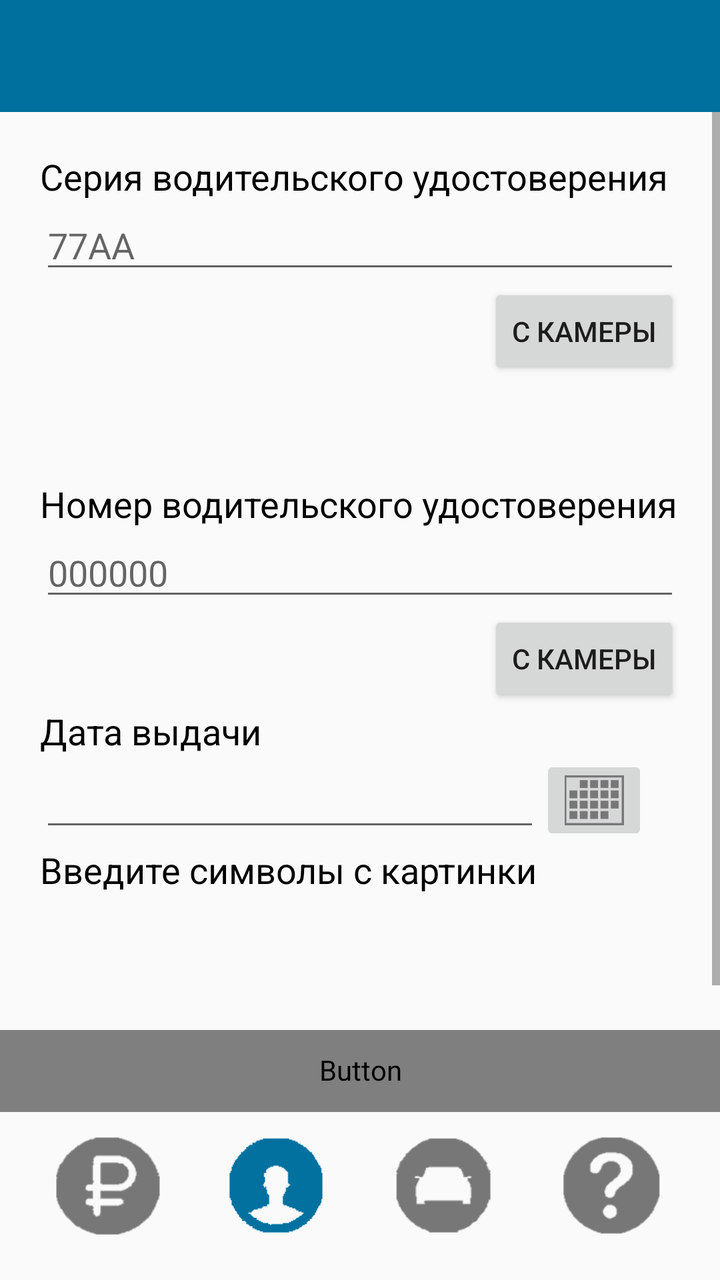
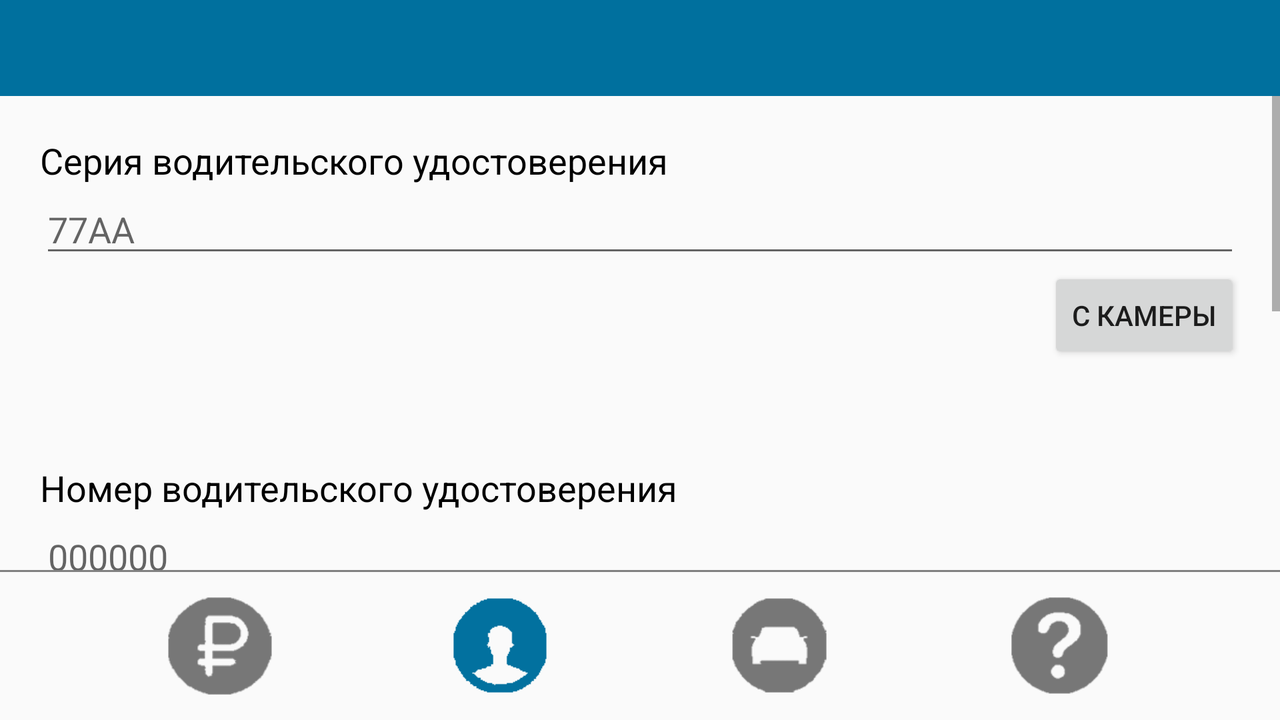

Compare how this app lays out the same screen by default and in its alternative resource folder. The renders come first, then the two layout files and the values they reference.
<!-- AndroidManifest.xml: application theme AppTheme -->
<!-- res/layout/activity_driver.xml -->
<?xml version="1.0" encoding="utf-8"?>
<RelativeLayout xmlns:android="http://schemas.android.com/apk/res/android"
    xmlns:tools="http://schemas.android.com/tools"
    android:id="@+id/driver_activity"
    android:layout_width="match_parent"
    android:layout_height="match_parent"
    android:orientation="vertical"
    tools:context="ru.android_studio.gibdd_servis.MainActivity">

    <include layout="@layout/toolbar" />

    <ScrollView
        android:id="@+id/scrollView2"
        android:layout_width="match_parent"
        android:layout_height="match_parent"
        android:layout_above="@+id/NavigationLinearLayout"
        android:layout_alignParentStart="true"
        android:layout_below="@+id/toolbar"
        android:scrollIndicators="right">

        <LinearLayout
            android:id="@+id/menuLinearLayout"
            android:layout_width="match_parent"
            android:layout_height="wrap_content"
            android:layout_below="@+id/toolbar"
            android:layout_margin="20dp"
            android:orientation="vertical">

            <TextView
                android:id="@+id/series_license_text_view"
                android:layout_width="match_parent"
                android:layout_height="wrap_content"
                android:text="Серия водительского удостоверения"
                android:textColor="@color/black"
                android:textSize="18sp" />

            <EditText
                android:id="@+id/series_license_edit_text"
                android:layout_width="match_parent"
                android:layout_height="wrap_content"
                android:hint="77AA"
                android:maxLength="4"
                android:maxLines="1" />

            <Button
                android:id="@+id/recognize_series_camera"
                android:layout_width="wrap_content"
                android:layout_height="wrap_content"
                android:layout_gravity="right"
                android:text="С камеры" />

            <ImageView
                android:id="@+id/result_camera"
                android:layout_width="50dp"
                android:layout_height="50dp" />

            <TextView
                android:id="@+id/number_license_text_view"
                android:layout_width="match_parent"
                android:layout_height="wrap_content"
                android:text="Номер водительского удостоверения"
                android:textColor="@color/black"
                android:textSize="18sp" />

            <EditText
                android:id="@+id/number_license_edit_text"
                android:layout_width="match_parent"
                android:layout_height="wrap_content"
                android:hint="000000"
                android:inputType="number"
                android:maxLength="6"
                android:maxLines="1" />

            <Button
                android:id="@+id/recognize_number_camera"
                android:layout_width="wrap_content"
                android:layout_height="wrap_content"
                android:layout_gravity="right"
                android:text="С камеры" />

            <TextView
                android:id="@+id/DateOfIssueTextView"
                android:layout_width="match_parent"
                android:layout_height="wrap_content"
                android:text="Дата выдачи"
                android:textColor="@color/black"
                android:textSize="18sp" />

            <LinearLayout
                android:id="@+id/DateOfIssueLinearLayout"
                android:layout_width="match_parent"
                android:layout_height="wrap_content"
                android:layout_gravity="center"
                android:orientation="horizontal">

                <EditText
                    android:id="@+id/date_of_issue_edit_text"
                    android:layout_width="250dp"
                    android:layout_height="wrap_content"
                    android:layout_gravity="center"
                    android:gravity="center"
                    android:maxLength="10"
                    android:maxLines="1"></EditText>

                <ImageButton
                    android:id="@+id/calendar"
                    android:layout_width="54dp"
                    android:layout_height="45dp"
                    android:cropToPadding="true"
                    android:scaleType="centerInside"
                    android:src="@drawable/calendar" />
            </LinearLayout>

            <TextView
                android:id="@+id/CuptureTextView"
                android:layout_width="match_parent"
                android:layout_height="wrap_content"
                android:text="Введите символы с картинки"
                android:textColor="@color/black"
                android:textSize="18sp" />

            <ImageView
                android:id="@+id/captcha_image_view"
                android:layout_width="182dp"
                android:layout_height="50dp" />

            <EditText
                android:id="@+id/captcha_edit_text"
                android:layout_width="match_parent"
                android:layout_height="wrap_content"
                android:inputType="number"
                android:maxLength="5"
                android:maxLines="1" />
        </LinearLayout>

    </ScrollView>

    <LinearLayout
        android:id="@+id/NavigationLinearLayout"
        android:layout_width="match_parent"
        android:layout_height="125dp"
        android:layout_alignParentBottom="true"
        android:orientation="vertical">

        <Button
            android:id="@+id/check_button"
            android:layout_width="match_parent"
            android:layout_height="40dp"
            android:background="@drawable/check_btn_shadow"
            android:text="@string/btn_check"
            android:textColor="@drawable/text_button" />

        <View
            android:id="@+id/bottom_menu_border"
            android:layout_width="match_parent"
            android:layout_height="1dp"
            android:background="@color/bottom_menu_border" />

        <LinearLayout
            android:layout_width="match_parent"
            android:layout_height="74dp"
            android:orientation="horizontal">

            <View
                android:layout_width="0dp"
                android:layout_height="1dp"
                android:layout_weight="1"></View>

            <ImageButton
                android:id="@+id/menu_fine_btn"
                android:layout_width="60dp"
                android:layout_height="match_parent"
                android:adjustViewBounds="true"
                android:background="@android:color/transparent"
                android:scaleType="centerInside"
                android:src="@drawable/menu_fine_off" />

            <View
                android:layout_width="0dp"
                android:layout_height="1dp"
                android:layout_weight="1"></View>

            <ImageButton
                android:id="@+id/menu_driver_btn"
                android:layout_width="60dp"
                android:layout_height="match_parent"
                android:adjustViewBounds="true"
                android:background="@android:color/transparent"
                android:scaleType="centerInside"
                android:src="@drawable/menu_driver_on" />

            <View
                android:layout_width="0dp"
                android:layout_height="1dp"
                android:layout_weight="1"></View>

            <ImageButton
                android:id="@+id/menu_car_btn"
                android:layout_width="60dp"
                android:layout_height="match_parent"
                android:adjustViewBounds="true"
                android:background="@android:color/transparent"
                android:scaleType="centerInside"
                android:src="@drawable/menu_auto_off" />

            <View
                android:layout_width="0dp"
                android:layout_height="1dp"
                android:layout_weight="1"></View>

            <ImageButton
                android:id="@+id/menu_question_btn"
                android:layout_width="60dp"
                android:layout_height="match_parent"
                android:adjustViewBounds="true"
                android:background="@android:color/transparent"
                android:scaleType="centerInside"
                android:src="@drawable/menu_question_off" />

            <View
                android:layout_width="0dp"
                android:layout_height="1dp"
                android:layout_weight="1"></View>

        </LinearLayout>
    </LinearLayout>
</RelativeLayout>
<!-- res/layout/toolbar.xml (included above) -->
<?xml version="1.0" encoding="utf-8"?>
<android.support.v7.widget.Toolbar xmlns:android="http://schemas.android.com/apk/res/android"
    xmlns:app="http://schemas.android.com/apk/res-auto"
    android:id="@+id/toolbar"
    android:layout_width="match_parent"
    android:layout_height="?android:actionBarSize"
    android:background="@color/toolbarBackground"
    app:popupTheme="@style/ThemeOverlay.AppCompat.Light"
    app:theme="@style/ThemeOverlay.AppCompat.Dark.ActionBar"
    app:titleTextColor="@color/toolbarText" />
<!-- resources referenced by this layout -->
<resources>
  <color name="black">#000</color>
  <color name="bottom_menu_border">#818181</color>
  <color name="toolbarBackground">#00709e</color>
  <color name="toolbarText">#ffffff</color>
  <!-- drawable calendar: png bitmap (drawable, 5459 bytes) -->
  <!-- drawable check_btn_shadow: png bitmap (drawable, 19913 bytes) -->
  <!-- drawable menu_auto_off: png bitmap (drawable, 17218 bytes) -->
  <!-- drawable menu_driver_on: png bitmap (drawable, 16023 bytes) -->
  <!-- drawable menu_fine_off: png bitmap (drawable, 17791 bytes) -->
  <!-- drawable menu_question_off: png bitmap (drawable, 16814 bytes) -->
  <string name="btn_check">Проверить</string>
  <style name="AppTheme" parent="Theme.AppCompat.Light.NoActionBar">
          
          <item name="colorPrimary">@color/colorPrimary</item>
          <item name="colorPrimaryDark">@color/colorPrimaryDark</item>
          <item name="colorAccent">@color/colorAccent</item>
      </style>
  <color name="colorPrimary">#3F51B5</color>
  <color name="colorPrimaryDark">#303F9F</color>
  <color name="colorAccent">#00709e</color>
</resources>
<!-- res/layout-land/activity_driver.xml (the author's variant of the layout above) -->
<!-- drawn on the phone turned sideways -->
<?xml version="1.0" encoding="utf-8"?>
<RelativeLayout xmlns:android="http://schemas.android.com/apk/res/android"
    xmlns:tools="http://schemas.android.com/tools"
    android:id="@+id/driver_activity"
    android:layout_width="match_parent"
    android:layout_height="match_parent"
    android:orientation="vertical"
    tools:context="ru.android_studio.gibdd_servis.MainActivity">

    <include layout="@layout/toolbar" />

    <ScrollView
        android:id="@+id/scrollView2"
        android:layout_width="match_parent"
        android:layout_height="match_parent"
        android:layout_above="@+id/NavigationLinearLayout"
        android:layout_alignParentStart="true"
        android:layout_below="@+id/toolbar"
        android:scrollIndicators="right">

        <LinearLayout
            android:id="@+id/menuLinearLayout"
            android:layout_width="match_parent"
            android:layout_height="wrap_content"
            android:layout_below="@+id/toolbar"
            android:layout_margin="20dp"
            android:orientation="vertical">

            <TextView
                android:id="@+id/series_license_text_view"
                android:layout_width="match_parent"
                android:layout_height="wrap_content"
                android:text="Серия водительского удостоверения"
                android:textColor="@color/black"
                android:textSize="18sp" />

            <EditText
                android:id="@+id/series_license_edit_text"
                android:layout_width="match_parent"
                android:layout_height="wrap_content"
                android:hint="77AA"
                android:maxLength="4"
                android:maxLines="1" />

            <Button
                android:id="@+id/recognize_series_camera"
                android:layout_width="wrap_content"
                android:layout_height="wrap_content"
                android:layout_gravity="right"
                android:text="С камеры" />

            <ImageView
                android:id="@+id/result_camera"
                android:layout_width="50dp"
                android:layout_height="50dp" />

            <TextView
                android:id="@+id/number_license_text_view"
                android:layout_width="match_parent"
                android:layout_height="wrap_content"
                android:text="Номер водительского удостоверения"
                android:textColor="@color/black"
                android:textSize="18sp" />

            <EditText
                android:id="@+id/number_license_edit_text"
                android:layout_width="match_parent"
                android:layout_height="wrap_content"
                android:hint="000000"
                android:inputType="number"
                android:maxLength="6"
                android:maxLines="1" />

            <Button
                android:id="@+id/recognize_number_camera"
                android:layout_width="wrap_content"
                android:layout_height="wrap_content"
                android:layout_gravity="right"
                android:text="С камеры" />

            <TextView
                android:id="@+id/DateOfIssueTextView"
                android:layout_width="match_parent"
                android:layout_height="wrap_content"
                android:text="Дата выдачи"
                android:textColor="@color/black"
                android:textSize="18sp" />

            <LinearLayout
                android:id="@+id/DateOfIssueLinearLayout"
                android:layout_width="match_parent"
                android:layout_height="wrap_content"
                android:layout_gravity="center"
                android:orientation="horizontal">

                <EditText
                    android:id="@+id/date_of_issue_edit_text"
                    android:layout_width="250dp"
                    android:layout_height="wrap_content"
                    android:layout_gravity="center"
                    android:gravity="center"
                    android:maxLength="10"
                    android:maxLines="1"></EditText>

                <ImageButton
                    android:id="@+id/calendar"
                    android:layout_width="54dp"
                    android:layout_height="45dp"
                    android:cropToPadding="true"
                    android:scaleType="centerInside"
                    android:src="@drawable/calendar" />
            </LinearLayout>

            <TextView
                android:id="@+id/CuptureTextView"
                android:layout_width="match_parent"
                android:layout_height="wrap_content"
                android:text="Введите символы с картинки"
                android:textColor="@color/black"
                android:textSize="18sp" />

            <ImageView
                android:id="@+id/captcha_image_view"
                android:layout_width="182dp"
                android:layout_height="50dp" />

            <EditText
                android:id="@+id/captcha_edit_text"
                android:layout_width="match_parent"
                android:layout_height="wrap_content"
                android:inputType="number"
                android:maxLength="5"
                android:maxLines="1" />

            <Button
                android:id="@+id/check_button"
                android:layout_width="match_parent"
                android:layout_height="40dp"
                android:layout_gravity="bottom|center"
                android:background="@drawable/check_btn_shadow"
                android:paddingTop="10dp"
                android:text="@string/btn_check"
                android:textColor="@drawable/text_button" />

        </LinearLayout>
    </ScrollView>


    <LinearLayout
        android:id="@+id/NavigationLinearLayout"
        android:layout_width="match_parent"
        android:layout_height="75dp"
        android:layout_alignParentBottom="true"
        android:orientation="vertical">

        <View
            android:id="@+id/bottom_menu_border"
            android:layout_width="match_parent"
            android:layout_height="1dp"
            android:background="@color/bottom_menu_border" />

        <LinearLayout
            android:layout_width="match_parent"
            android:layout_height="74dp"
            android:orientation="horizontal">

            <View
                android:layout_width="0dp"
                android:layout_height="1dp"
                android:layout_weight="1"></View>

            <ImageButton
                android:id="@+id/menu_fine_btn"
                android:layout_width="60dp"
                android:layout_height="match_parent"
                android:adjustViewBounds="true"
                android:background="@android:color/transparent"
                android:scaleType="centerInside"
                android:src="@drawable/menu_fine_off" />

            <View
                android:layout_width="0dp"
                android:layout_height="1dp"
                android:layout_weight="1"></View>

            <ImageButton
                android:id="@+id/menu_driver_btn"
                android:layout_width="60dp"
                android:layout_height="match_parent"
                android:adjustViewBounds="true"
                android:background="@android:color/transparent"
                android:scaleType="centerInside"
                android:src="@drawable/menu_driver_on" />

            <View
                android:layout_width="0dp"
                android:layout_height="1dp"
                android:layout_weight="1"></View>

            <ImageButton
                android:id="@+id/menu_car_btn"
                android:layout_width="60dp"
                android:layout_height="match_parent"
                android:adjustViewBounds="true"
                android:background="@android:color/transparent"
                android:scaleType="centerInside"
                android:src="@drawable/menu_auto_off" />

            <View
                android:layout_width="0dp"
                android:layout_height="1dp"
                android:layout_weight="1"></View>

            <ImageButton
                android:id="@+id/menu_question_btn"
                android:layout_width="60dp"
                android:layout_height="match_parent"
                android:adjustViewBounds="true"
                android:background="@android:color/transparent"
                android:scaleType="centerInside"
                android:src="@drawable/menu_question_off" />

            <View
                android:layout_width="0dp"
                android:layout_height="1dp"
                android:layout_weight="1"></View>

        </LinearLayout>
    </LinearLayout>
</RelativeLayout>
